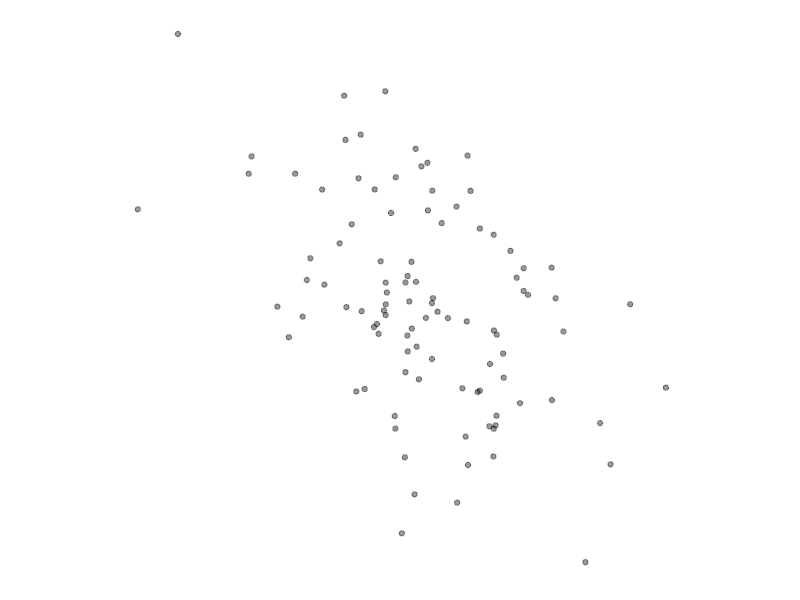
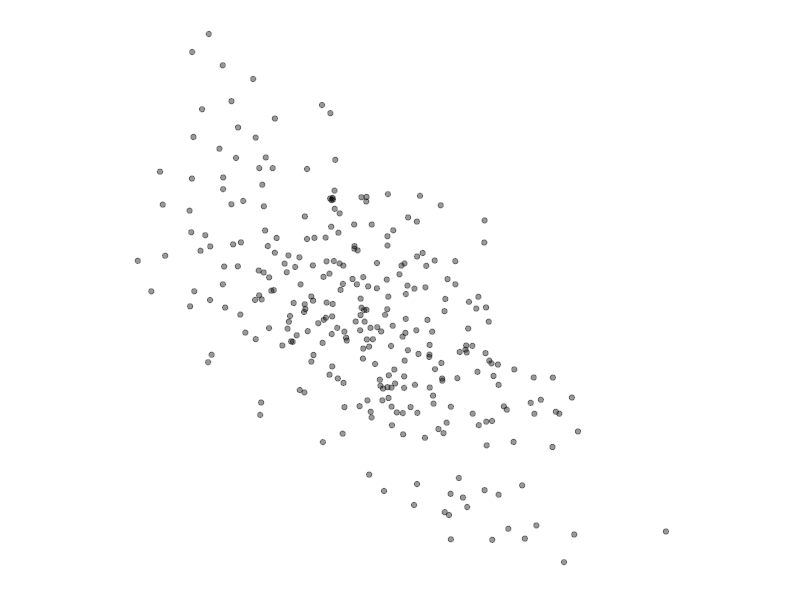
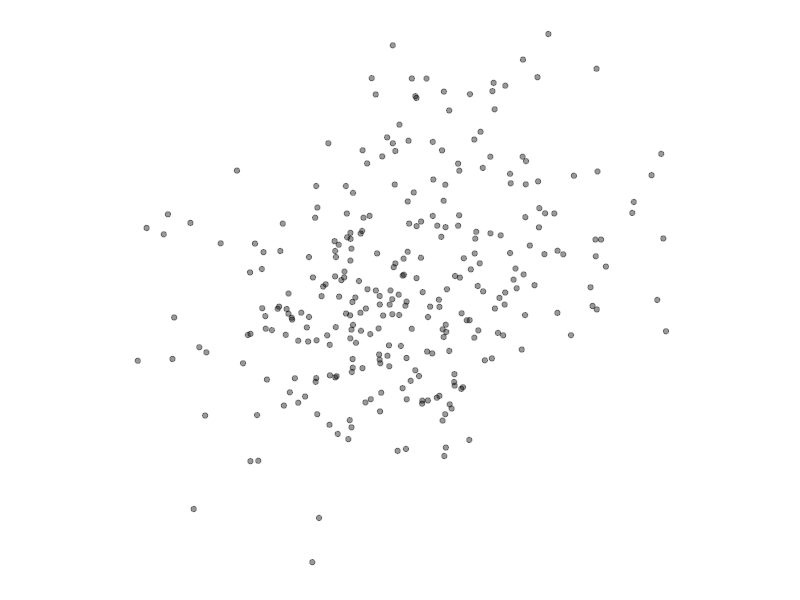
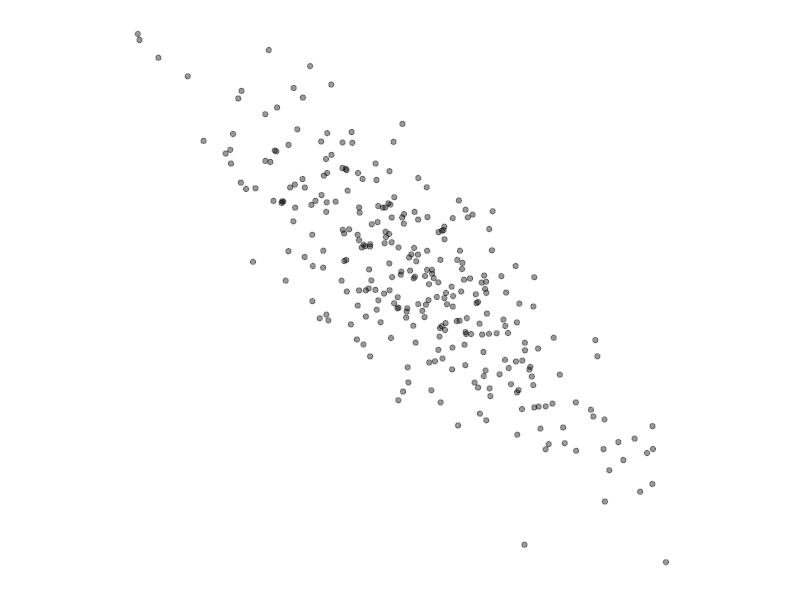
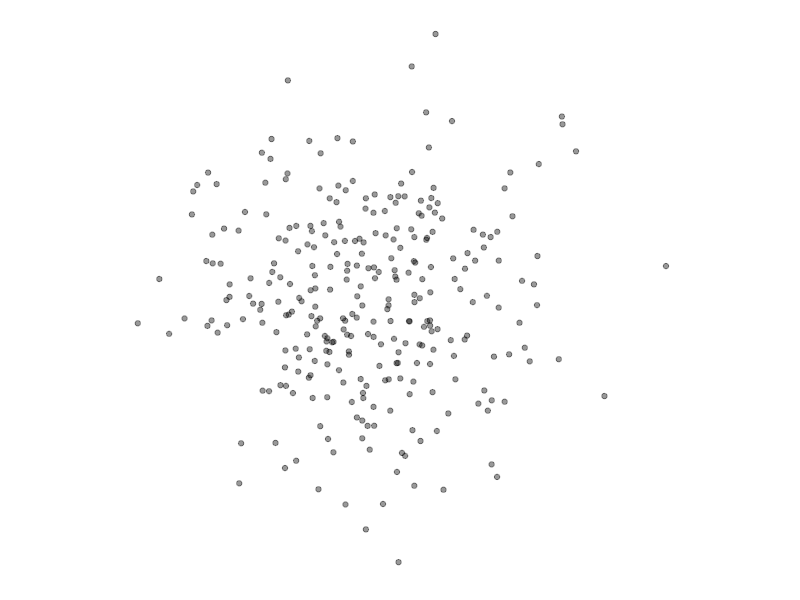
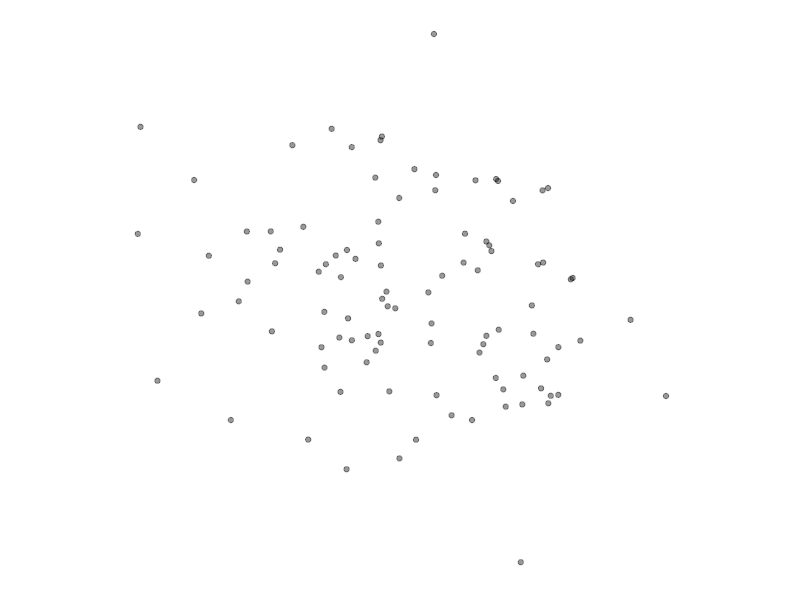
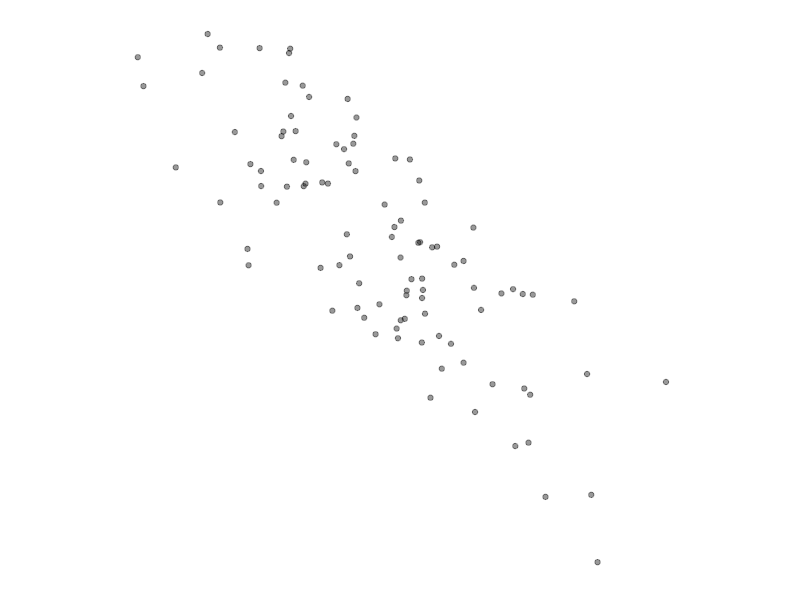
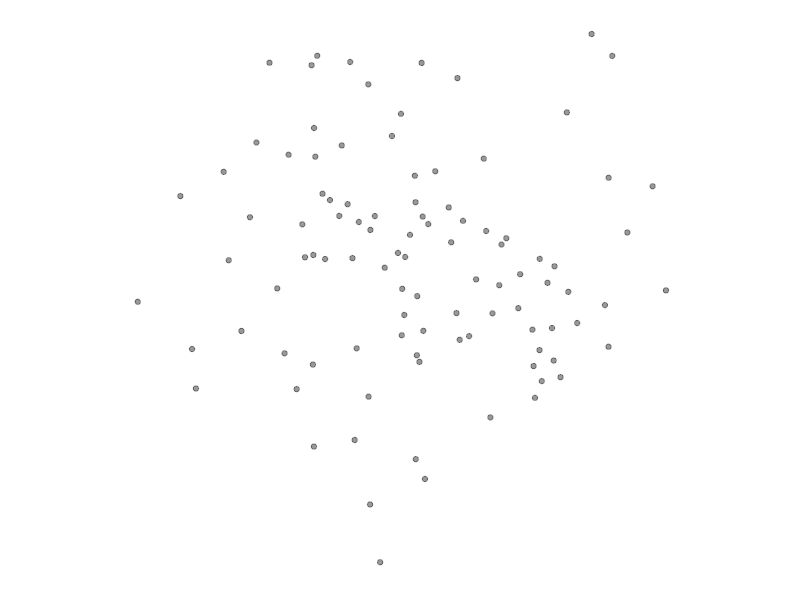

Reproduce these figures in R, in order. (Note: this script raises an error after producing the figures.)

library(tidyverse)

# 00 omitted variable (linear relationship in residuals) ###  first part report
setwd("/Volumes/5550/thesis/test/linear")
linear<-function(i){
  
  n <- sample(c(100, 300), 1)
  
  beta <- sample(c((-10:-0.1), (0.1:10)), 1)
  
  sigma <- sample(1:12 , 1)
  x<-rnorm(n, 0, 1)
  y<-rnorm(n, beta*x, sigma)
  
  res <- y
  yhat <- x
  tibble(res, yhat) %>% 
  ggplot(aes(x = yhat, y=res)) + 
    geom_point(alpha = 0.4) +
    theme(axis.line=element_blank(),
          axis.text.x=element_blank(),
          axis.text.y=element_blank(),
          axis.ticks=element_blank(),
          axis.title.x=element_blank(),
          axis.title.y=element_blank(),
          legend.position="none",
          panel.background=element_blank(),
          panel.border=element_blank(),
          panel.grid.major=element_blank(),
          panel.grid.minor=element_blank(),
          plot.background=element_blank(),
          aspect.ratio = 1)
  ggsave(filename = paste("linear_", i, ".png", sep = ""), height = 2, width = 2, dpi = 150)
}

mapply(linear, 1:3000)

# 11 no relationship for 00 ########  first part report
setwd("/Volumes/5550/thesis/test/norela")
norela<-function(i){
  
  n <- sample(c(100, 300), 1)
  
  beta <- 0
  
  sigma <- sample(1:12 , 1)
  x<-rnorm(n, 0, 1)
  y<-rnorm(n, beta*x, sigma)
  
  res <- y
  yhat <- x
  tibble(res, yhat) %>% 
    ggplot(aes(x = yhat, y=res)) + 
    geom_point(alpha = 0.4) +
    theme(axis.line=element_blank(),
          axis.text.x=element_blank(),
          axis.text.y=element_blank(),
          axis.ticks=element_blank(),
          axis.title.x=element_blank(),
          axis.title.y=element_blank(),
          legend.position="none",
          panel.background=element_blank(),
          panel.border=element_blank(),
          panel.grid.major=element_blank(),
          panel.grid.minor=element_blank(),
          plot.background=element_blank(),
          aspect.ratio = 1)
  ggsave(filename = paste("norela_", i, ".png", sep = ""), height = 2, width = 2, dpi = 150)
}

mapply(norela, 1:3000)

# 1/4 for classic linear model
classic<-function(n){
  
  beta<-runif(1,0.5,1)
  
  x<-rnorm(n, 0, 3)
  y<-rnorm(n, beta*x, 1)
  
  tibble(x, y)
  model<-lm(y ~ x)
  res<-residuals(model)
  yhat<-predict(model)
  res<-(res-mean(res))/sd(res)
  yhat<-(yhat-mean(yhat))/sd(yhat)
  return(tibble(res, yhat))
}

# 2/4 for linear model with heteroskedasticity 
heter<-function(n){
  
  x<-rnorm(n, 0, 3)
  beta<-runif(1,0.5,1)
  
  a <- runif(1,0,2)*rbinom(1,1,0.5)
  b <- runif(1,-4,4)
  c <- rnorm(1,0,2)
  
  variance <- 0.25*(a*x^2+b*x+c)+rnorm(n,0,0.25)
  
  index <- sample(0:1,1)
  if (index==1) {
    variance <- -variance
  }
  
  min <- min(variance)
  
  if (min<0){
    variance <- variance-min
  }
  
  max <- max(variance)
  while (max>5) {
    variance <- 0.8* variance
    max <- max(variance)
  }
  
  y<-rnorm(n, beta*x, variance)
  
  tibble(x, y)
  model<-lm(y ~ x)
  res<-residuals(model)
  yhat<-predict(model)
  res<-(res-mean(res))/sd(res)
  yhat<-(yhat-mean(yhat))/sd(yhat)
  return(tibble(res, yhat))
}


# 3/4 for non-linear model (polynomial) 
nonpoly<-function(n){
  
  p1<-rnorm(1,0,2)
  p2<-rnorm(1,0,2)
  p3<-rnorm(1,0,2)*rbinom(1,1,0.5)
  p4<-rnorm(1,0,2)*rbinom(1,1,0.3)
  p5<-rnorm(1,0,1)*rbinom(1,1,0.2)
  
  x<-rnorm(n, 0, 3)
  y<-rnorm(n, p1*x+p2*x^2+p3*x^3+p4*x^4+p5*x^5, p1^2+2*p2^2+2*p3^2+2*p4^2+2*p5^2)
  
  tibble(x, y)
  model<-lm(y ~ x)
  res<-residuals(model)
  yhat<-predict(model)
  res<-(res-mean(res))/sd(res)
  yhat<-(yhat-mean(yhat))/sd(yhat)
  return(tibble(res, yhat))
}

#nonpoly(200) %>% 
  #ggplot(aes(x=yhat,y=res))+geom_point()

#generating data from four models
N <- sample(20:1500, 19, replace = TRUE)
  classic_ <- tibble(N) %>%
  mutate(res = map(N, classic))
  classic_<-classic_$res

  heter_ <- tibble(N) %>%
  mutate(res = map(N, heter))
  heter_<-heter_$res

  poly_ <- tibble(N) %>%
  mutate(res = map(N, nonpoly))
  poly_<-poly_$res



names(classic_) <- c(1:19)
names(heter_) <- c(1:100)
names(poly_) <- c(1:100)

savepic <- function(pdata, i) { 
  ggplot(as.data.frame(pdata), aes(x = yhat, y=res)) + 
    geom_point(alpha = 0.4) +
    theme(axis.line=element_blank(),
          axis.text.x=element_blank(),
          axis.text.y=element_blank(),
          axis.ticks=element_blank(),
          axis.title.x=element_blank(),
          axis.title.y=element_blank(),
          legend.position="none",
          panel.background=element_blank(),
          panel.border=element_blank(),
          panel.grid.major=element_blank(),
          panel.grid.minor=element_blank(),
          plot.background=element_blank(),
          aspect.ratio = 1)
  ggsave(filename = paste(name, i, ".png", sep = ""), height = 2, width = 2, dpi = 150)
}

#saving all plots to the original data folder



name <- deparse(substitute(classic_))
mapply(savepic, classic_, c(1:19))

name <- deparse(substitute(heter_))
mapply(savepic, heter_, c(1:100))

name <- deparse(substitute(poly_))
mapply(savepic, poly_, c(1:100))

#separate plots to train, test, validation

setwd("/Volumes/5550/thesis")

original_dataset_dir <- "/Volumes/5550/original data"
base_dir <- "/Volumes/5550/thesis"
train_dir <- file.path(base_dir,"train")
validation_dir <- file.path(base_dir,"validation")
test_dir <- file.path(base_dir,"test")

train_classic_dir <- file.path(train_dir, "classic")
train_heter_dir <- file.path(train_dir, "heter")
train_poly_dir <- file.path(train_dir, "poly")
train_linear_dir <- file.path(train_dir, "linear")
train_norela_dir <- file.path(train_dir, "norela")

validation_classic_dir <- file.path(validation_dir, "classic")
validation_heter_dir <- file.path(validation_dir, "heter")
validation_poly_dir <- file.path(validation_dir, "poly")
validation_linear_dir <- file.path(validation_dir, "linear")
validation_norela_dir <- file.path(validation_dir, "norela")

test_classic_dir <- file.path(test_dir, "classic")
test_heter_dir <- file.path(test_dir, "heter")
test_poly_dir <- file.path(test_dir, "poly")
test_linear_dir <- file.path(test_dir, "linear")
test_norela_dir <- file.path(test_dir, "norela")

dir.create(train_dir)
dir.create(validation_dir)
dir.create(test_dir)

dir.create(train_classic_dir)
dir.create(train_heter_dir)
dir.create(train_poly_dir)
dir.create(train_linear_dir)
dir.create(train_norela_dir)

dir.create(validation_classic_dir)
dir.create(validation_heter_dir)
dir.create(validation_poly_dir)
dir.create(validation_linear_dir)
dir.create(validation_norela_dir)


dir.create(test_classic_dir)
dir.create(test_heter_dir)
dir.create(test_poly_dir)
dir.create(test_linear_dir)
dir.create(test_norela_dir)



#copy images from original folder to separate train, test, validation folders
fnames <- paste0("classic_",1:300,".png")
file.copy(file.path(original_dataset_dir,fnames),
          file.path(train_classic_dir))
fnames <- paste0("classic_",1:100,".png")
file.copy(file.path(original_dataset_dir,fnames),
          file.path(validation_classic_dir))
fnames <- paste0("classic_",1:200,".png")
file.copy(file.path(original_dataset_dir,fnames),
          file.path(test_classic_dir))

fnames <- paste0("heter_",1:300,".png")
file.copy(file.path(original_dataset_dir,fnames),
          file.path(train_heter_dir))
fnames <- paste0("heter_",1:100,".png")
file.copy(file.path(original_dataset_dir,fnames),
          file.path(validation_heter_dir))
fnames <- paste0("heter_",1:200,".png")
file.copy(file.path(original_dataset_dir,fnames),
          file.path(test_heter_dir))

fnames <- paste0("poly_",1:300,".png")
file.copy(file.path(original_dataset_dir,fnames),
          file.path(train_poly_dir))
fnames <- paste0("poly_",1:100,".png")
file.copy(file.path(original_dataset_dir,fnames),
          file.path(validation_poly_dir))
fnames <- paste0("poly_",1:200,".png")
file.copy(file.path(original_dataset_dir,fnames),
          file.path(test_poly_dir))

fnames <- paste0("linear_",1:15000,".png")
file.copy(file.path(original_dataset_dir,fnames),
          file.path(train_linear_dir))
fnames <- paste0("linear_",15001:18000,".png")
file.copy(file.path(original_dataset_dir,fnames),
          file.path(validation_linear_dir))
fnames <- paste0("linear_",18001:20000,".png")
file.copy(file.path(original_dataset_dir,fnames),
          file.path(test_linear_dir))


fnames <- paste0("norela_",1:5000,".png")
file.copy(file.path(original_dataset_dir,fnames),
          file.path(train_norela_dir))
fnames <- paste0("norela_",5001:6500,".png")
file.copy(file.path(original_dataset_dir,fnames),
          file.path(validation_norela_dir))
fnames <- paste0("norela_",6501:8000,".png")
file.copy(file.path(original_dataset_dir,fnames),
          file.path(test_norela_dir))


#################### experiments

test_lineup <- file.path(test_dir,"lineup")
test_lineup_null <- file.path(test_lineup, "classic")
test_lineup_heter <- file.path(test_lineup, "heter")
test_lineup_poly <- file.path(test_lineup, "poly")

dir.create(test_lineup)
dir.create(test_lineup_null)
dir.create(test_lineup_heter)
dir.create(test_lineup_poly)



N <- rep(3000, each=300)
classic_ <- tibble(N) %>%
  mutate(res = map(N, classic))
classic_<-classic_$res

names(classic_) <- c(1:300)
name <- deparse(substitute(classic_))
mapply(savepic, classic_, c(1:300))


fnames <- paste0("classic_",1:300,".png")
file.copy(file.path(original_dataset_dir,fnames),
          file.path(test_lineup_null))

N <- rep(3000, each=300)
heter_ <- tibble(N) %>%
  mutate(res = map(N, heter))
heter_<-heter_$res

names(heter_) <- c(1:300)
name <- deparse(substitute(heter_))
mapply(savepic, heter_, c(1:300))


fnames <- paste0("heter_",1:300,".png")
file.copy(file.path(original_dataset_dir,fnames),
          file.path(test_lineup_heter))










